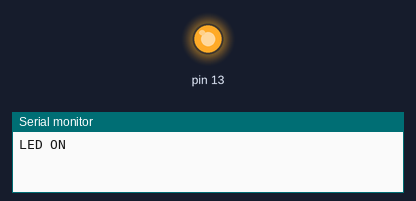
Bench run of a sketch on a simulated Arduino Uno, built with avr-gcc and run on an emulated ATmega328P. On the bench: output pins drawn as LEDs (lit = HIGH), the last lines printed to the serial monitor.

Above: at 1.0 s.
At 3.0 s:
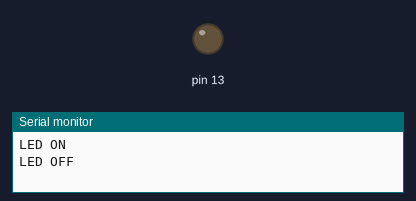
Timing chart, 0 to 5.2 s (numbered marks = the images above):
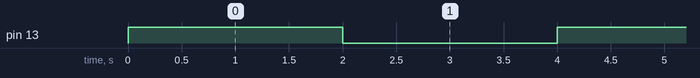

Measured:
- by itself, pin 13: alternates HIGH for 2.0 s and LOW for 2.0 s

The sketch:

arduino_class_1_01.ino
```cpp
// C++ code
//
void setup()
{
  pinMode(13, OUTPUT); // 핀의 모드를 설정한다
  Serial.begin(9600);
}

void loop()
{
  digitalWrite(13, HIGH);
  Serial.println("LED ON");
  delay(2000); // Wait for 1000 millisecond(s)

  digitalWrite(13, LOW);
  Serial.println("LED OFF");
  delay(2000); // Wait for 1000 millisecond(s)
}
```
